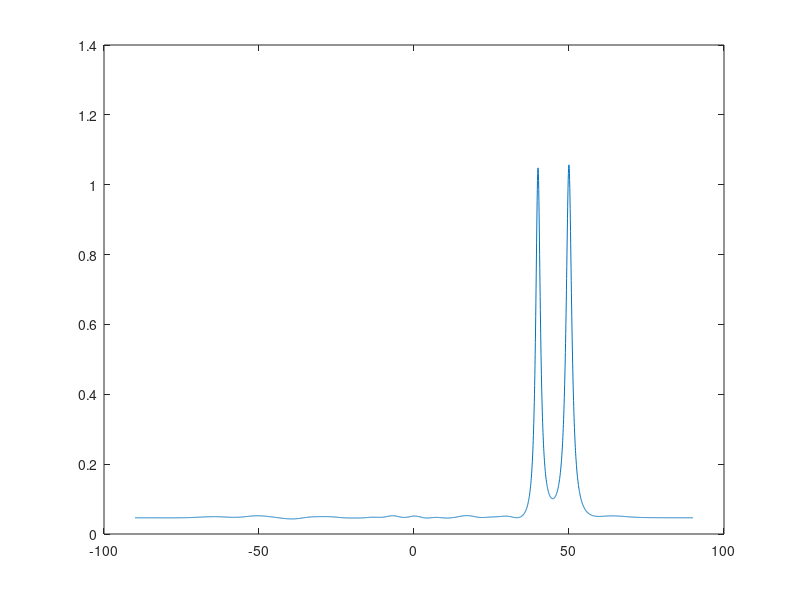

This figure's MATLAB source:
%% clean

clc; clear all; close all;

M =  20; % nb capteurs
N = 500; % lonngueur d'echantillons
varv = 1; % variance bruit
tetas0deg = [40 50]; % degres
vars = [1 1]; % variance du signal d'interet

tetas = tetas0deg.*pi./180; % rad
K = length(tetas0deg); % Juste une source
a1 = (0:M-1).';
A = [exp(-1j*pi.*a1*sin(tetas))];

% s = randn(M, 1); Ca c'est en reel

sn = diag(sqrt(vars/2))*(randn(K,N) + 1i*randn(K,N)); % loi gaussienne imaginaire

vn = sqrt(varv/2)*(randn(M,N) + 1i*randn(M,N)); % vu que le bruit = bruit thermique, autant de vecteur de bruit que de capteurs

Y = A*sn+vn; % ce qui se balade sur le canal/à l'entrée des capteurs

R_chap = zeros(M);
for i_ech = 1:N
    yn = Y(:,i_ech);
    Rn = yn*yn'; % la matrice R mais pourrie vu que c'est que pour un instant donné
    R_chap = R_chap + Rn;
end
R_chap = R_chap/N; % notre vrai R_chap estimé en tant que moyenne

% maintenant qu'on a notre R^ on peut essayer de calculer P^
% on va tatonner pour tater teta, jusqu'à tomber sur un endroit où y a une source
% même si on taffe sur que 5 trucs reçus, avec ces 5 là, + notre filtrage spatial, on arrive à savoir d'où vient quoi

% teta forcement entre -pi/2 et pi/2
P_chaps = [];
yn = Y(:,1);
inter_theta = -pi/2:0.001:pi/2;
for teta_tmp = inter_theta 
    
    a_tmp = exp(-1j*pi.*a1*sin(teta_tmp));
    P_chap = 1/(a_tmp'*inv(R_chap)*a_tmp);
    % P_chap = (a_tmp'*R_chap*a_tmp); = MVDR
    P_chaps = [P_chaps P_chap];
end

plot(inter_theta*180/pi, abs(P_chaps));
